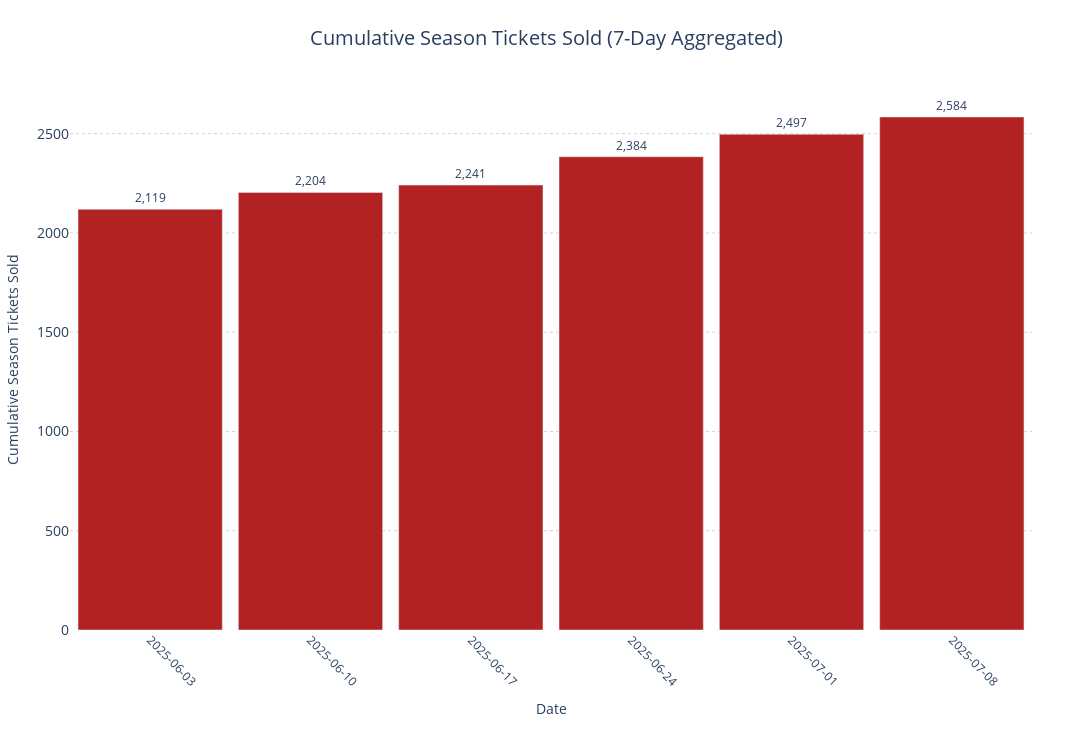

Notebook code for this chart:
### Code cell
def plot_cumulative_sales_plotly(df, date_column, days=1, font_size=12, y_shift=8, start_date="2025-06-05"):
    df = df.copy()

    # Ensure datetime only if needed
    if not pd.api.types.is_datetime64_any_dtype(df[date_column]):
        df[date_column] = pd.to_datetime(df[date_column], errors='coerce')

    df = df[pd.notna(df[date_column])]

    # Filter to start from start_date
    df = df[df[date_column] >= pd.to_datetime(start_date)]

    # Work with date only
    df['date_only'] = df[date_column].dt.date

    if days == 1:
        grouped = (
            df.groupby('date_only')
            .size()
            .reset_index(name="Total_Sales")
            .sort_values('date_only')
        )
        grouped['period_label'] = grouped['date_only'].astype(str)  # Already date, just string it
    else:
        # N-day aggregation (e.g., 7 days = weekly)
        df['n_day_period'] = (pd.to_datetime(df['date_only']) - pd.to_timedelta(pd.to_datetime(df['date_only']).dt.dayofyear % days, unit='D')).dt.date

        grouped = (
            df.groupby('n_day_period')
            .size()
            .reset_index(name="Total_Sales")
            .sort_values('n_day_period')
        )
        grouped['period_label'] = grouped['n_day_period'].astype(str)

    # Cumulative sum
    grouped['Cumulative_Sales'] = grouped['Total_Sales'].cumsum()

    # Plotly figure
    fig = go.Figure()

    # Bars
    fig.add_trace(go.Bar(
        x=grouped['period_label'],
        y=grouped['Cumulative_Sales'],
        name='Cumulative Sales',
        marker_color='firebrick',
        text=[f"{val:,}" for val in grouped['Cumulative_Sales']],  # Faster than iterrows
        textposition='outside',
        textfont=dict(size=font_size)
    ))

    # Layout
    fig.update_layout(
        title=dict(
            text=f'Cumulative Season Tickets Sold ({days}-Day Aggregated)',
            font=dict(size=20),
            x=0.5
        ),
        xaxis=dict(
            title='Date',
            tickmode='array',
            tickvals=grouped['period_label'],
            ticktext=grouped['period_label'],
            tickangle=45,
            tickfont=dict(size=12),
            type='category'  # 👈 Force categorical spacing
        ),
        yaxis=dict(
            title='Cumulative Season Tickets Sold',
            tickfont=dict(size=14),
            gridcolor='lightgrey',
            griddash='dot'
        ),
        bargap=0.1,
        height=750,
        width=1400,
        margin=dict(l=60, r=60, t=90, b=120),
        plot_bgcolor='white',
        paper_bgcolor='white',
        showlegend=False
    )

    fig.show()

plot_cumulative_sales_plotly(perc, 'sale_date', days=7, font_size=12, y_shift=10)

### Figure 1 — Plotly figure (JSON) as saved in the notebook; plotly's stock layout.template omitted (floating-point values rounded to 4 significant figures)
{"data": [{"marker": {"color": "firebrick"}, "name": "Cumulative Sales", "text": ["2,119", "2,204", "2,241", "2,384", "2,497", "2,584"], "textfont": {"size": 12}, "textposition": "outside", "type": "bar", "x": ["2025-06-03", "2025-06-10", "2025-06-17", "2025-06-24", "2025-07-01", "2025-07-08"], "y": [2119, 2204, 2241, 2384, 2497, 2584]}], "layout": {"bargap": 0.1, "height": 750, "margin": {"b": 120, "l": 60, "r": 60, "t": 90}, "paper_bgcolor": "white", "plot_bgcolor": "white", "showlegend": false, "title": {"font": {"size": 20}, "text": "Cumulative Season Tickets Sold (7-Day Aggregated)", "x": 0.5}, "width": 1400, "xaxis": {"tickangle": 45, "tickfont": {"size": 12}, "tickmode": "array", "ticktext": ["2025-06-03", "2025-06-10", "2025-06-17", "2025-06-24", "2025-07-01", "2025-07-08"], "tickvals": ["2025-06-03", "2025-06-10", "2025-06-17", "2025-06-24", "2025-07-01", "2025-07-08"], "title": {"text": "Date"}, "type": "category"}, "yaxis": {"gridcolor": "lightgrey", "griddash": "dot", "tickfont": {"size": 14}, "title": {"text": "Cumulative Season Tickets Sold"}}}}
